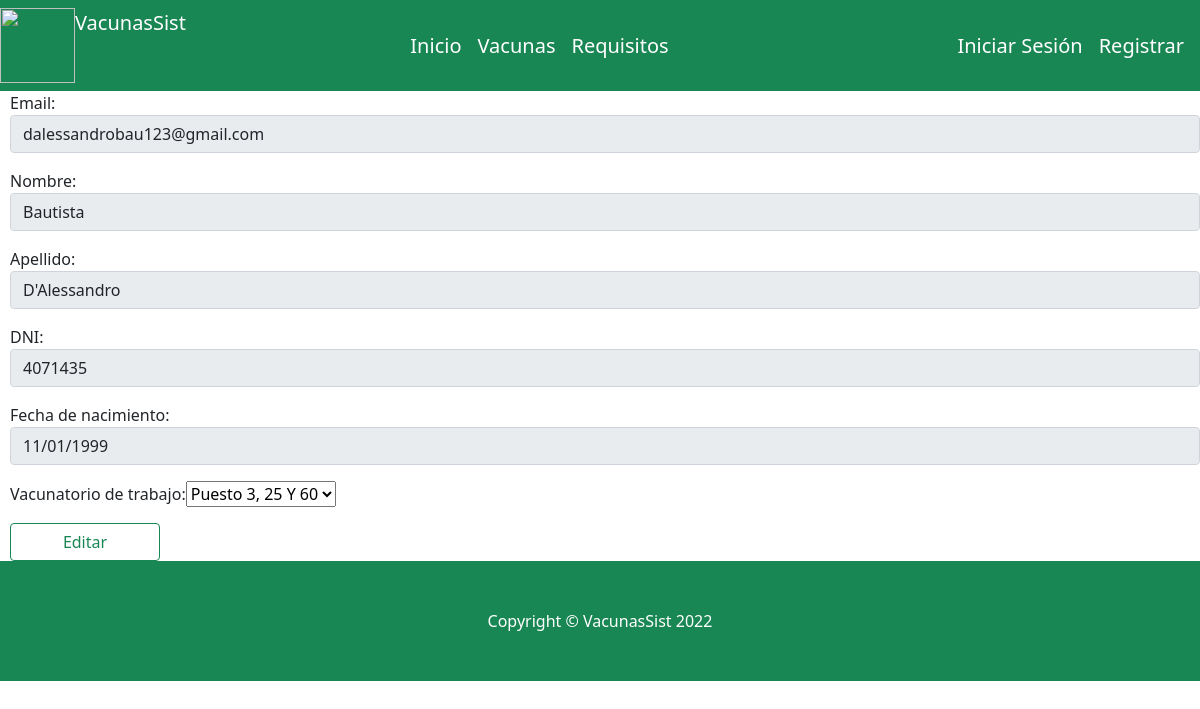
/ver_perfil_vacunador/4/, run on the app's committed database.
### website/models.py (models this page shows)
class Usuario(AbstractBaseUser):
    username =models.CharField('Nombre de usuario', unique=True, max_length=100)
    email = models.EmailField('Correo electrónico', max_length=254, unique=True)
    nombre = models.CharField('Nombre', max_length=254)
    apellido = models.CharField('apellido', max_length=254)
    dni=models.IntegerField(help_text="DNI de la persona", unique=True)
    fecha_nacimiento= models.DateField(help_text="Fecha de nacimiento de la persona")
    residencia = models.TextField(help_text="Descripción de la tarea", null=True)
    vacunatorio_preferencia =models.ForeignKey(Vacunatorio, on_delete=models.CASCADE,null=True)
    fecha_creacion = models.DateTimeField(auto_now_add=True)
    identidad_verificada=models.BooleanField(default=False)
    es_vacunador = models.BooleanField(default=False)
    es_administrador = models.BooleanField(default=False)
    telefono = models.IntegerField(blank=True, null=True)
    direccion = models.CharField(max_length=15, null=True)
    objects= UsuarioManager()
    USERNAME_FIELD = 'username'
    REQUIRED_FIELDS = ['email','nombre', 'apellido','dni', 'fecha_nacimiento']

### website/views.py (the view)
# urls.py: path('ver_perfil_vacunador/<int:usuario_id>/',views.verPerfilVacunador, name="ver_perfil_vacunador"),
def verPerfilVacunador(request, usuario_id):
    usuario=Usuario.objects.get(id=usuario_id)
    if request.method=="POST":
            usuario_form =UpdateVacunadorAdministradorForm(request.POST, instance = usuario)
            if usuario_form.is_valid():
                try:
                    print('antes de guardar datos')
                    usuario_form.save()
                    print('en guardar datos')
                    messages.success(request, 'Perfil actualizado correctamente')
                    return redirect('index')
                except Exception as e:
                    print(repr(e))
                    messages.error(request, 'El perfil no se ha actualizado.')
    else:
        id_usuario=usuario.id
        mismoUsuario=False
        usuario_form=UpdateVacunadorAdministradorForm(instance = usuario)
        usuario_form=usuario_form.deshabilitarCampos()
    return render(request, "website/ver_perfil_vacunador.html",{ 'usuario_form':usuario_form, 'id_usuario':id_usuario,'mismoUsuario':mismoUsuario, 'busqueda': False})

### website/forms.py (called while the page is built)
    def deshabilitarCampos(self):
            self.fields['dni'].widget.attrs.update({'readonly': True})
            self.fields['email'].widget.attrs.update({'readonly': True})
            self.fields['fecha_nacimiento'].widget.attrs.update({'readonly': True})
            self.fields['nombre'].widget.attrs.update({'readonly': True})
            self.fields['apellido'].widget.attrs.update({'readonly': True})
            return self

### website/models.py (called while the page is built)
    def __str__(self):
           return self.nombre + self.ubicacion

### website/templates/website/ver_perfil_vacunador.html (shortened to what this page needs)
{% extends "website/layout.html" %}
{% block body %}
<div style="margin-left: 10px; ">
    <form method="post">
        <div class="form-group">
          <p>Email: {{usuario_form.email}}</p>
          <p>Nombre:{{usuario_form.nombre}}</p>
          <p>Apellido:{{usuario_form.apellido}}</p>
          <p>DNI:{{usuario_form.dni}}</p>
          <p>Fecha de nacimiento:{{usuario_form.fecha_nacimiento}}</p>
          <p>Vacunatorio de trabajo:{{usuario_form.vacunatorio_preferencia}}</p>
          {% if not busqueda%}
          <input  class="btn btn-outline-success"  type="submit" value="Editar" style="width: 150px;">
          {% endif%}
        </div>
      </form>
    </div>
{% endblock %}

### data on the page
Usuario: email "dalessandrobau123@gmail.com", nombre "Bautista", apellido "D'Alessandro", dni "4071435", fecha_nacimiento "11/01/1999", vacunatorio_preferencia "Puesto 3, 25 Y 60"
